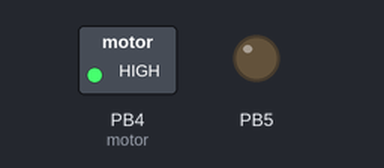
Bench run of a program on a simulated ATmega328P, built with avr-gcc and emulated at 16 MHz. Shown: switched loads named in the program (green lamp = pin HIGH), output pins drawn as LEDs (lit = HIGH).

Above: at 1.0 s.
At 5.0 s:
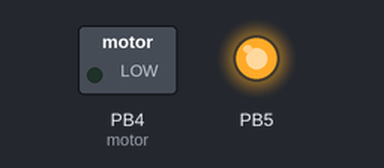
At 7.0 s:
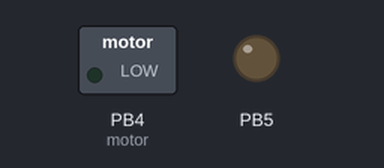
Timing chart, 0 to 10.4 s (numbered marks = the images above):
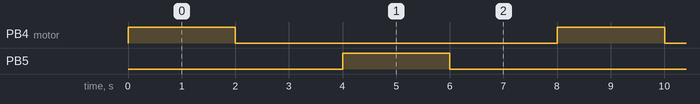

Measured:
- by itself, PB4 (motor), PB5: alternates HIGH for 2.0 s and LOW for 6.0 s
- by itself, everything shown: repeats every 8.0 s, in 4 steps

The program:

main.c
```c
/*
 * DCmotor_modular.c
 *
 * Created: 2/13/2026 12:32:29 PM
 * Author : acer cc
 */
#define F_CPU 16000000UL
#include <avr/io.h>
#include "DC_motor.h"


int main(void)
{
     motor_init();   // Initialize motor pins

    while (1)
    {
		 cw(2000);     // Rotate motor clockwise for 2 seconds
		 stp(2000);    // Stop motor for 2 seconds
		 ccw(2000);    // Rotate motor counter-clockwise for 2 seconds
		 stp(2000);    // Stop motor for 2 seconds
    }
}
```

DC_motor.c
```c
/*
 * dcmotor.c
 *
 * Created: 2/13/2026 12:33:34 PM
 *  Author: acer cc
 */
    #define F_CPU 16000000UL
    #include <avr/io.h>
    #include <util/delay.h>

	/*Function definitions */

	/* Initialize motor pins */
	void motor_init(void)
	{
		DDRB|=(1<<DDB4)|(1<<DDB5); // Set PB4 and PB5 as output
	}
	/* Clockwise rotation */
	void cw(uint16_t delay)
	{
		PORTB |= (1 << PB4);      // PB4 = HIGH
		PORTB &= ~(1 << PB5);     // PB5 = LOW
		delay_ms(delay);
	}

	/* Counter-clockwise rotation */
	void ccw(uint16_t delay)
	{
		PORTB |= (1 << PB5);      // PB5 = HIGH
		PORTB &= ~(1 << PB4);     // PB4 = LOW
		delay_ms(delay);
	}

	/* Motor stop */
	void stp(uint16_t delay)
	{
		PORTB &= ~(1 << PB4);     // PB4 = LOW
		PORTB &= ~(1 << PB5);     // PB5 = LOW
		delay_ms(delay);
	}

	//Long delay using loop
	void delay_ms(uint16_t ms)
	{
		unsigned int i;
		for(i=0;i<ms;i++)
		{
			_delay_ms(1);
		}
	}
```

DC_motor.h
```c
/*
 * dcmotor.h
 *
 * Created: 2/13/2026 12:33:57 PM
 *  Author: acer cc
 */


#ifndef DCMOTOR_H_
#define DCMOTOR_H_

/* Function declarations */
void motor_init(void);
void cw(uint16_t delay);
void ccw(uint16_t delay);
void stp(uint16_t delay);
void delay_ms(uint16_t ms);


#endif /* DCMOTOR_H_ */
```
